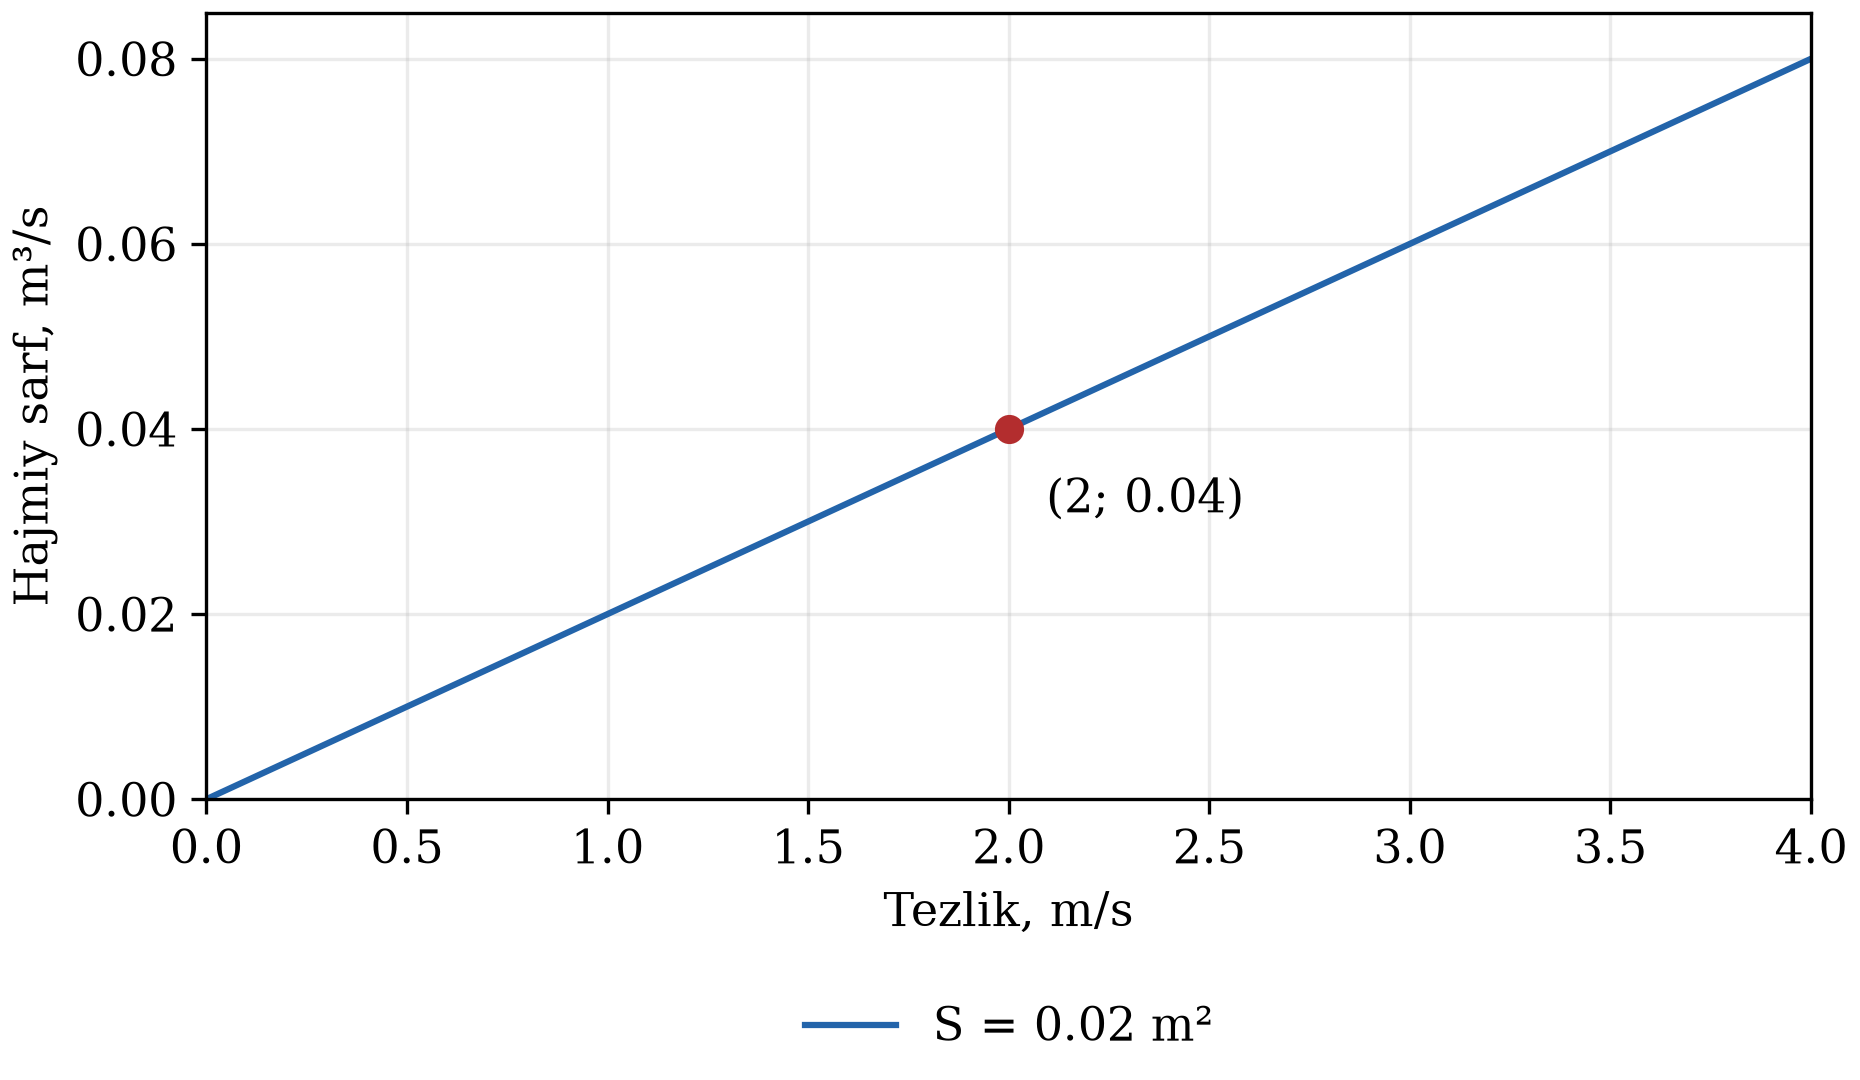

Python code for this plot:
"""Shablon uchun oq fondagi 300 dpi to’ldirgich grafikni chizadi."""

from pathlib import Path

import matplotlib

matplotlib.use("Agg")
import matplotlib.pyplot as plt


def main():
    tezlik = [i / 20 for i in range(81)]
    kesim_yuzi = 0.02
    sarf = [kesim_yuzi * qiymat for qiymat in tezlik]

    with plt.rc_context({"font.family": "DejaVu Serif", "font.size": 11}):
        fig, ax = plt.subplots(figsize=(6.2, 3.6), layout="constrained")
        ax.plot(tezlik, sarf, color="#2364aa", label="S = 0.02 m²")
        ax.scatter([2], [0.04], color="#b32d2e", zorder=3)
        ax.annotate("(2; 0.04)", (2, 0.04), xytext=(9, -20),
                    textcoords="offset points")
        ax.set(xlabel="Tezlik, m/s", ylabel="Hajmiy sarf, m³/s",
               xlim=(0, 4), ylim=(0, 0.085))
        ax.grid(alpha=0.25)
        ax.legend(loc="upper center", bbox_to_anchor=(0.5, -0.21),
                  frameon=False)
        fig.savefig(Path(__file__).with_suffix(".png"), dpi=300,
                    facecolor="white")
        plt.close(fig)


if __name__ == "__main__":
    main()
